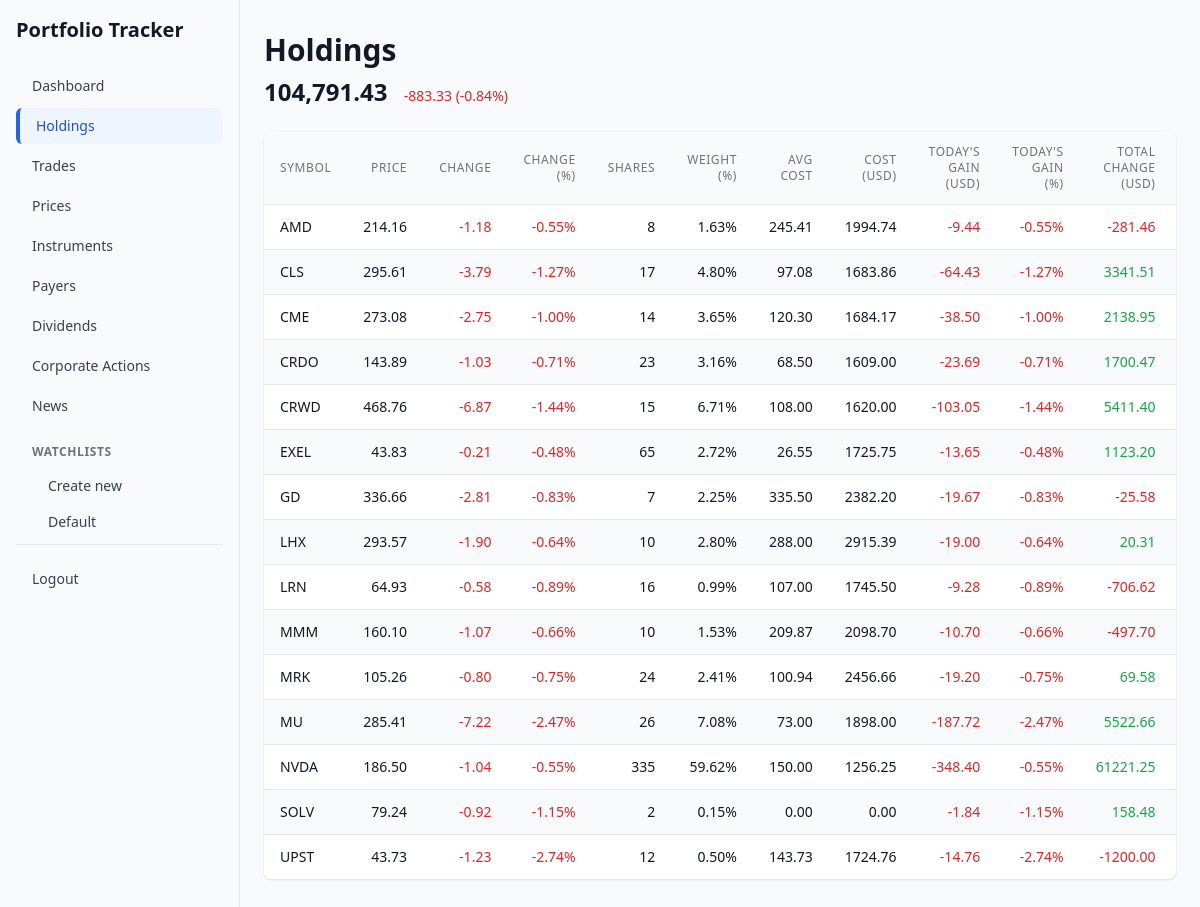
The page /?action=holdings (signed in) on the database its author committed.
### tables this page shows
CREATE TABLE watchlist (
  id BIGINT UNSIGNED AUTO_INCREMENT PRIMARY KEY,
  user_id BIGINT UNSIGNED NOT NULL,
  name VARCHAR(80) NOT NULL,
  is_default TINYINT(1) NOT NULL DEFAULT 0,
  created_at DATETIME NOT NULL DEFAULT CURRENT_TIMESTAMP,

  UNIQUE KEY uniq_user_name (user_id, name),
  KEY idx_user (user_id),

  CONSTRAINT fk_watchlist_user FOREIGN KEY (user_id) REFERENCES user(id)
);

CREATE TABLE instrument (
  id BIGINT UNSIGNED AUTO_INCREMENT PRIMARY KEY,

  isin VARCHAR(16) NULL,                          
  ticker VARCHAR(32) NULL,                        
  name VARCHAR(255) NOT NULL,
  instrument_type ENUM('STOCK','ETF','ADR','BOND','OTHER') NOT NULL DEFAULT 'STOCK',
  country_code CHAR(2) NULL,
  trading_currency CHAR(3) NULL,
  dividend_payer_id BIGINT UNSIGNED NULL,
  is_private TINYINT(1) NOT NULL DEFAULT 0,

  created_at DATETIME NOT NULL DEFAULT CURRENT_TIMESTAMP,
  updated_at DATETIME NOT NULL DEFAULT CURRENT_TIMESTAMP ON UPDATE CURRENT_TIMESTAMP,

  UNIQUE KEY uk_instrument_isin (isin),
  KEY idx_instrument_ticker (ticker),
  
  CONSTRAINT fk_instrument_dividend_payer FOREIGN KEY (dividend_payer_id) REFERENCES dividend_payer(id)
);

### views/holdings/list.php (the view, shortened to what the rows shown need)
<div class="max-w-12xl mx-auto">
    <div class="mb-6">
        <h1 class="text-3xl font-bold text-gray-900 mb-2">Holdings</h1>
    </div>
    <?php if (empty($holdings)): ?>
        <div class="bg-white rounded-lg shadow p-6">
            <p class="text-gray-600">No open positions found.</p>
        </div>
    <?php else: ?>
        <div class="bg-white rounded-lg shadow overflow-hidden">
            <div class="overflow-x-auto">
                <table class="min-w-full divide-y divide-gray-200 text-sm">
                <thead class="bg-gray-50">
                    <tr>
                        <th class="px-4 py-3 text-left text-xs font-medium text-gray-500 uppercase tracking-wider sticky left-0 bg-gray-50 z-10">Symbol</th>
                        <th class="px-4 py-3 text-right text-xs font-medium text-gray-500 uppercase tracking-wider">Price</th>
                        <th class="px-4 py-3 text-right text-xs font-medium text-gray-500 uppercase tracking-wider">Change</th>
                        <th class="px-4 py-3 text-right text-xs font-medium text-gray-500 uppercase tracking-wider">Change (%)</th>
                        <th class="px-4 py-3 text-right text-xs font-medium text-gray-500 uppercase tracking-wider">Shares</th>
                        <th class="px-4 py-3 text-right text-xs font-medium text-gray-500 uppercase tracking-wider">Weight (%)</th>
                        <th class="px-4 py-3 text-right text-xs font-medium text-gray-500 uppercase tracking-wider">Avg Cost</th>
                        <th class="px-4 py-3 text-right text-xs font-medium text-gray-500 uppercase tracking-wider">Cost (USD)</th>
                        <th class="px-4 py-3 text-right text-xs font-medium text-gray-500 uppercase tracking-wider">Today's Gain (USD)</th>
                        <th class="px-4 py-3 text-right text-xs font-medium text-gray-500 uppercase tracking-wider">Today's Gain (%)</th>
                        <th class="px-4 py-3 text-right text-xs font-medium text-gray-500 uppercase tracking-wider">Total Change (USD)</th>
                        <th class="px-4 py-3 text-right text-xs font-medium text-gray-500 uppercase tracking-wider">Total Change (%)</th>
                    </tr>
                </thead>
                <tbody class="bg-white divide-y divide-gray-200">
                    <?php foreach ($holdings as $index => $holding): ?>
                        <?php
                        $instrument = $holding['instrument'];
                        $symbol = $instrument->ticker ?: $instrument->name;
                        ?>
                        <tr class="<?= $index % 2 === 0 ? 'bg-white' : 'bg-gray-50' ?> hover:bg-blue-50">
                            <td class="px-4 py-3 whitespace-nowrap text-sm font-medium text-gray-900 sticky left-0 <?= $index % 2 === 0 ? 'bg-white' : 'bg-gray-50' ?> z-10"><?= htmlspecialchars($symbol) ?></td>
                            <td class="px-4 py-3 whitespace-nowrap text-sm text-gray-900 text-right"><?= htmlspecialchars(number_format((float)$holding['close_price_usd'], 2, '.', '')) ?></td>
                            <td class="px-4 py-3 whitespace-nowrap text-sm text-right <?= (float)$holding['change_usd'] >= 0 ? 'text-green-600' : 'text-red-600' ?>"><?= htmlspecialchars(number_format((float)$holding['change_usd'], 2, '.', '')) ?></td>
                            <td class="px-4 py-3 whitespace-nowrap text-sm text-right <?= (float)$holding['change_percent'] >= 0 ? 'text-green-600' : 'text-red-600' ?>"><?= htmlspecialchars(number_format((float)$holding['change_percent'], 2, '.', '')) ?>%</td>
                            <td class="px-4 py-3 whitespace-nowrap text-sm text-gray-900 text-right"><?= htmlspecialchars(number_format((float)$holding['shares'], 0, '.', '')) ?></td>
                            <td class="px-4 py-3 whitespace-nowrap text-sm text-gray-900 text-right"><?= htmlspecialchars(number_format((float)$holding['weight_percent'], 2, '.', '')) ?>%</td>
                            <td class="px-4 py-3 whitespace-nowrap text-sm text-gray-900 text-right"><?= htmlspecialchars(number_format((float)$holding['avg_cost'], 2, '.', '')) ?></td>
                            <td class="px-4 py-3 whitespace-nowrap text-sm text-gray-900 text-right"><?= htmlspecialchars(number_format((float)$holding['cost_basis_usd'], 2, '.', '')) ?></td>
                            <td class="px-4 py-3 whitespace-nowrap text-sm text-right <?= (float)$holding['todays_gain_usd'] >= 0 ? 'text-green-600' : 'text-red-600' ?>"><?= htmlspecialchars(number_format((float)$holding['todays_gain_usd'], 2, '.', '')) ?></td>
                            <td class="px-4 py-3 whitespace-nowrap text-sm text-right <?= (float)$holding['todays_gain_percent'] >= 0 ? 'text-green-600' : 'text-red-600' ?>"><?= htmlspecialchars(number_format((float)$holding['todays_gain_percent'], 2, '.', '')) ?>%</td>
                            <td class="px-4 py-3 whitespace-nowrap text-sm text-right <?= (float)$holding['total_change_usd'] >= 0 ? 'text-green-600' : 'text-red-600' ?>"><?= htmlspecialchars(number_format((float)$holding['total_change_usd'], 2, '.', '')) ?></td>
                            <td class="px-4 py-3 whitespace-nowrap text-sm text-right <?= (float)$holding['total_change_percent'] >= 0 ? 'text-green-600' : 'text-red-600' ?>"></td>
                        </tr>
                    <?php endforeach; ?>
                </tbody>
                </table>
            </div>
        </div>
    <?php endif; ?>
</div>
<?php
$content = ob_get_clean();
require __DIR__ . '/../layout.php';
?>

### views/layout.php (shortened to what the rows shown need)
<!DOCTYPE html>
<html lang="en">
<head>
    <script src="https://cdn.tailwindcss.com"></script>
</head>
<body class="bg-gray-50">
    <?php
    require_once __DIR__ . '/../infrastructure/auth.php';
    $is_logged_in = current_user_id() !== null;
    $current_action = $_GET['action'] ?? 'login';
    $current_watchlist_id = isset($_GET['id']) && $current_action === 'watchlist' ? (int) $_GET['id'] : 0;
    $watchlists_sidebar = [];
    if ($is_logged_in) {
        require_once __DIR__ . '/../repositories/WatchlistRepository.php';
        $watchlist_repo = new WatchlistRepository();
        $user_id = current_user_id();
        if ($user_id !== null) {
            $watchlists_sidebar = $watchlist_repo->list_by_user($user_id);
        }
    }
    function get_watchlist_link_classes(int $watchlist_id, int $current_id): string {
        $base = 'block px-4 py-2 pl-8 text-sm font-medium rounded-md transition-colors';
        return $base . ' text-gray-700 hover:bg-gray-100 hover:text-gray-900';
    }
    ?>
    <?php if ($is_logged_in): ?>
        <div class="flex min-h-screen">
            <aside class="w-60 bg-gray-50 border-r border-gray-200 flex-shrink-0">
                <div class="p-4">
                    <h1 class="text-xl font-bold text-gray-900 mb-6">Portfolio Tracker</h1>
                    <nav class="space-y-1">
                        <div class="pt-2">
                            <div class="px-4 py-2 text-xs font-semibold text-gray-500 uppercase tracking-wider">
                                Watchlists
                            </div>
                            <a href="?action=watchlist_new" class="block px-4 py-2 pl-8 text-sm font-medium text-gray-700 hover:bg-gray-100 hover:text-gray-900 rounded-md transition-colors">
                                Create new
                            </a>
                            <?php foreach ($watchlists_sidebar as $watchlist): ?>
                                <a href="?action=watchlist&id=<?= $watchlist->id ?>" class="<?= get_watchlist_link_classes($watchlist->id, $current_watchlist_id) ?>">
                                    <?= htmlspecialchars($watchlist->name) ?>
                                </a>
                            <?php endforeach; ?>
                        </div>
                    </nav>
                </div>
            </aside>
            <main class="flex-1 overflow-x-hidden">
                <div class="<?= $current_action === 'holdings' ? '' : (in_array($current_action, ['news', 'trades', 'dividends', 'watchlist', 'instruments']) ? 'max-w-12xl mx-auto' : 'max-w-7xl mx-auto') ?> px-6 py-8">
                    <?php if (isset($content)): ?>
                        <?= $content ?>
                    <?php endif; ?>
                </div>
            </main>
        </div>
    <?php endif; ?>
</body>
</html>

### rows shown on the page
watchlist: name "Default"
instrument: ticker "AMD"
instrument: ticker "CLS"
instrument: ticker "CME"
instrument: ticker "CRDO"
instrument: ticker "CRWD"
instrument: ticker "EXEL"
instrument: ticker "GD"
instrument: ticker "LHX"
instrument: ticker "LRN"
instrument: ticker "MMM"
instrument: ticker "MRK"
instrument: ticker "MU"
instrument: ticker "NVDA"
instrument: ticker "SOLV"
instrument: ticker "UPST"

### other values the page prints
$total_portfolio_value_usd "104,791.43"
$total_todays_gain_usd "-883.33"
$total_todays_gain_percent "-0.84"
$holding['close_price_usd'] "214.16"
$holding['change_usd'] "-1.18"
$holding['change_percent'] "-0.55"
$holding['shares'] "8"
$holding['weight_percent'] "1.63"
$holding['avg_cost'] "245.41"
$holding['cost_basis_usd'] "1994.74"
$holding['todays_gain_usd'] "-9.44"
$holding['todays_gain_percent'] "-0.55"
$holding['total_change_usd'] "-281.46"
$holding['close_price_usd'] "295.61"
$holding['change_usd'] "-3.79"
